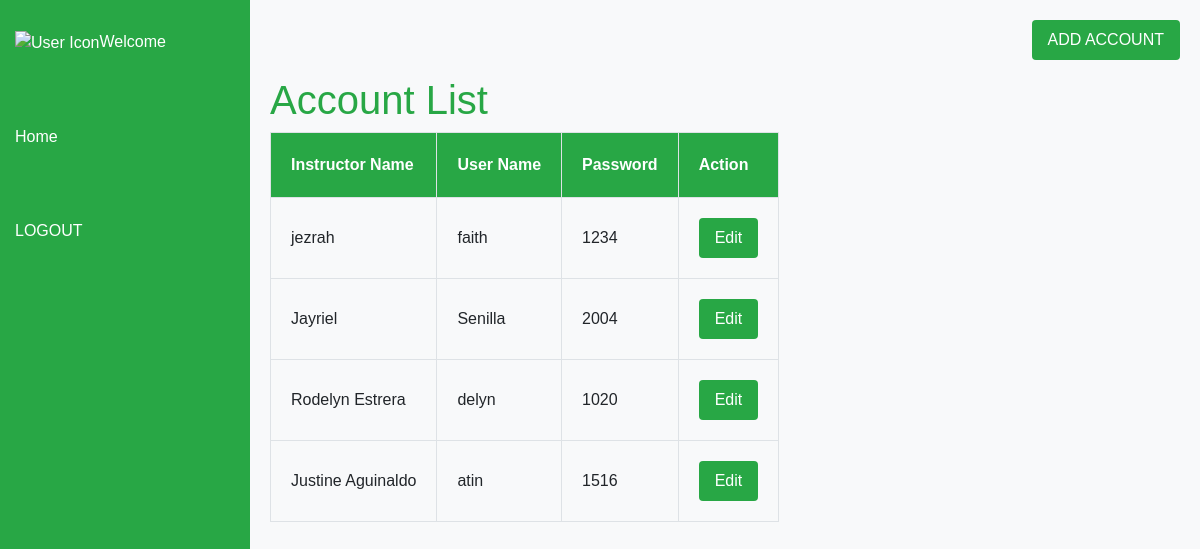
The page /account.php on the database its author committed.
### tables this page shows
CREATE TABLE `user` (
  `id` int(11) NOT NULL,
  `name` varchar(50) NOT NULL,
  `username` varchar(50) NOT NULL,
  `password` varchar(255) NOT NULL
);

### account.php (the view, shortened to what this page needs)
<!DOCTYPE html>
<html lang="en">
<head>
    <link href="https://cdn.jsdelivr.net/npm/bootstrap@5.1.3/dist/css/bootstrap.min.css" rel="stylesheet" />
    <link rel="stylesheet" href="../jayriel/css/styles.css" />
</head>
<body>
    <nav class="sidenav">
        <a href="admin.php">
            <img src="../jayriel/image/user_icon.png" alt="User Icon" width="80" height="80" /><span>Welcome</span>
        </a>
        <a href="admin.php">Home</a>
        <a href="login.php">LOGOUT</a>
    </nav>
    <div class="main">
        <div class="d-flex justify-content-end mb-3">
            <button type="button" class="btn btn-primary" data-bs-toggle="modal" data-bs-target="#addAccountModal">ADD
                ACCOUNT</button>
        </div>
        <h1>Account List</h1>
        <?php
        require 'connection.php';
        $sql = "SELECT id, name, username, password FROM user";
        $result = $conn->query($sql);
        ?>
        <table class="instructor-table">
            <thead>
                <tr>
                    <th>Instructor Name</th>
                    <th>User Name</th>
                    <th>Password</th>
                    <th>Action</th>
                </tr>
            </thead>
            <tbody>
                <?php
                if ($result->num_rows > 0) {
                    while ($row = $result->fetch_assoc()) {
                        echo "<tr>";
                        echo "<td>" . $row['name'] . "</td>";
                        echo "<td>" . $row['username'] . "</td>";
                        echo "<td>" . $row['password'] . "</td>";
                        echo "<td>
                        <button class='edit-button btn btn-primary' data-bs-toggle='modal' data-bs-target='#editModal' data-user-id='" . $row['id'] . "' data-name='" . $row['name'] . "' data-username='" . $row['username'] . "' data-password='" . $row['password'] . "'>Edit</button>
                        </td>";
                        echo "</tr>";
                    }
                } else {
                    echo "<tr><td colspan='4'>0 results</td></tr>";
                }
                ?>
            </tbody>
        </table>
</body>
</html>

### styles.css (style rules this page uses)
body { font-family: Arial, sans-serif; margin: 0; padding: 0; }
.sidenav { height: 100%; width: 250px; position: fixed; top: 0; left: 0; background-color: #28a745; padding-top: 20px; }
.sidenav a { padding: 10px 15px; text-decoration: none; display: block; color: #fff; margin-bottom: 50px; }
.main { margin-left: 250px; padding: 20px; }
th, td { border: 1px solid #dee2e6; padding: 20px; text-align: left; }
th { background-color: #28a745; color: white; }
.btn-primary { background-color: #28a745; color: #fff; padding: 8px 16px; border: none; cursor: pointer; }
body { background-color: #f8f9fa; }
h1 { color: #28a745; }
.btn-primary { background-color: #28a745; border: none; }

### rows shown on the page
user: name "jezrah", username "faith", password "1234"
user: name "Jayriel", username "Senilla", password "2004"
user: name "Rodelyn Estrera", username "delyn", password "1020"
user: name "Justine Aguinaldo", username "atin", password "1516"
